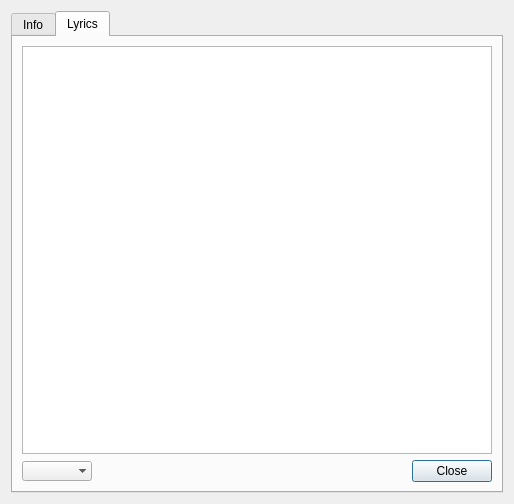
<?xml version="1.0" encoding="UTF-8"?>
<ui version="4.0">
 <class>InfoDialog</class>
 <widget class="QDialog" name="InfoDialog">
  <property name="geometry">
   <rect>
    <x>0</x>
    <y>0</y>
    <width>514</width>
    <height>504</height>
   </rect>
  </property>
  <property name="windowTitle">
   <string>Info / Edit</string>
  </property>
  <layout class="QGridLayout" name="gridLayout">
   <item row="0" column="0">
    <widget class="QTabWidget" name="tab_widget">
     <property name="minimumSize">
      <size>
       <width>0</width>
       <height>300</height>
      </size>
     </property>
     <property name="font">
      <font>
       <kerning>true</kerning>
      </font>
     </property>
     <property name="focusPolicy">
      <enum>Qt::NoFocus</enum>
     </property>
     <property name="tabPosition">
      <enum>QTabWidget::North</enum>
     </property>
     <property name="tabShape">
      <enum>QTabWidget::Rounded</enum>
     </property>
     <property name="currentIndex">
      <number>1</number>
     </property>
     <property name="elideMode">
      <enum>Qt::ElideNone</enum>
     </property>
     <property name="usesScrollButtons">
      <bool>false</bool>
     </property>
     <property name="documentMode">
      <bool>false</bool>
     </property>
     <property name="tabsClosable">
      <bool>false</bool>
     </property>
     <widget class="QWidget" name="tab_1">
      <attribute name="title">
       <string>Info</string>
      </attribute>
      <layout class="QGridLayout" name="gridLayout_2">
       <property name="horizontalSpacing">
        <number>20</number>
       </property>
       <item row="1" column="1" colspan="2">
        <widget class="QLabel" name="lab_info">
         <property name="sizePolicy">
          <sizepolicy hsizetype="Preferred" vsizetype="Preferred">
           <horstretch>0</horstretch>
           <verstretch>0</verstretch>
          </sizepolicy>
         </property>
         <property name="text">
          <string>Info</string>
         </property>
        </widget>
       </item>
       <item row="2" column="1" colspan="2">
        <widget class="QLabel" name="lab_playcount">
         <property name="sizePolicy">
          <sizepolicy hsizetype="Preferred" vsizetype="Preferred">
           <horstretch>0</horstretch>
           <verstretch>0</verstretch>
          </sizepolicy>
         </property>
         <property name="text">
          <string>LFM</string>
         </property>
        </widget>
       </item>
       <item row="3" column="1" colspan="2">
        <widget class="QLabel" name="lab_paths">
         <property name="sizePolicy">
          <sizepolicy hsizetype="Preferred" vsizetype="Preferred">
           <horstretch>0</horstretch>
           <verstretch>0</verstretch>
          </sizepolicy>
         </property>
         <property name="text">
          <string/>
         </property>
         <property name="wordWrap">
          <bool>true</bool>
         </property>
        </widget>
       </item>
       <item row="0" column="0" rowspan="5">
        <layout class="QVBoxLayout" name="verticalLayout">
         <item>
          <spacer name="verticalSpacer_2">
           <property name="orientation">
            <enum>Qt::Vertical</enum>
           </property>
           <property name="sizeHint" stdset="0">
            <size>
             <width>20</width>
             <height>40</height>
            </size>
           </property>
          </spacer>
         </item>
         <item>
          <widget class="QPushButton" name="btn_image">
           <property name="minimumSize">
            <size>
             <width>220</width>
             <height>220</height>
            </size>
           </property>
           <property name="maximumSize">
            <size>
             <width>220</width>
             <height>220</height>
            </size>
           </property>
           <property name="focusPolicy">
            <enum>Qt::NoFocus</enum>
           </property>
           <property name="text">
            <string/>
           </property>
           <property name="iconSize">
            <size>
             <width>220</width>
             <height>220</height>
            </size>
           </property>
           <property name="flat">
            <bool>true</bool>
           </property>
          </widget>
         </item>
         <item>
          <spacer name="verticalSpacer">
           <property name="orientation">
            <enum>Qt::Vertical</enum>
           </property>
           <property name="sizeHint" stdset="0">
            <size>
             <width>20</width>
             <height>40</height>
            </size>
           </property>
          </spacer>
         </item>
        </layout>
       </item>
       <item row="4" column="2">
        <widget class="QPushButton" name="btn_close1">
         <property name="focusPolicy">
          <enum>Qt::NoFocus</enum>
         </property>
         <property name="text">
          <string>Close</string>
         </property>
        </widget>
       </item>
       <item row="4" column="1">
        <spacer name="horizontalSpacer_2">
         <property name="orientation">
          <enum>Qt::Horizontal</enum>
         </property>
         <property name="sizeHint" stdset="0">
          <size>
           <width>40</width>
           <height>20</height>
          </size>
         </property>
        </spacer>
       </item>
       <item row="0" column="1" colspan="2">
        <widget class="QLabel" name="lab_heading">
         <property name="sizePolicy">
          <sizepolicy hsizetype="Preferred" vsizetype="Preferred">
           <horstretch>0</horstretch>
           <verstretch>0</verstretch>
          </sizepolicy>
         </property>
         <property name="font">
          <font>
           <pointsize>12</pointsize>
           <weight>75</weight>
           <bold>true</bold>
          </font>
         </property>
         <property name="text">
          <string>Title</string>
         </property>
        </widget>
       </item>
      </layout>
     </widget>
     <widget class="QWidget" name="tab_2">
      <attribute name="title">
       <string>Lyrics</string>
      </attribute>
      <layout class="QGridLayout" name="gridLayout_3">
       <item row="0" column="0" colspan="3">
        <widget class="QTextEdit" name="te_lyrics">
         <property name="sizePolicy">
          <sizepolicy hsizetype="Preferred" vsizetype="MinimumExpanding">
           <horstretch>0</horstretch>
           <verstretch>0</verstretch>
          </sizepolicy>
         </property>
         <property name="minimumSize">
          <size>
           <width>0</width>
           <height>0</height>
          </size>
         </property>
         <property name="sizeIncrement">
          <size>
           <width>0</width>
           <height>0</height>
          </size>
         </property>
         <property name="horizontalScrollBarPolicy">
          <enum>Qt::ScrollBarAlwaysOff</enum>
         </property>
        </widget>
       </item>
       <item row="2" column="2">
        <widget class="QPushButton" name="btn_close">
         <property name="text">
          <string>Close</string>
         </property>
        </widget>
       </item>
       <item row="2" column="1">
        <spacer name="horizontalSpacer">
         <property name="orientation">
          <enum>Qt::Horizontal</enum>
         </property>
         <property name="sizeHint" stdset="0">
          <size>
           <width>40</width>
           <height>20</height>
          </size>
         </property>
        </spacer>
       </item>
       <item row="2" column="0">
        <widget class="QComboBox" name="combo_servers">
         <property name="currentIndex">
          <number>-1</number>
         </property>
         <property name="minimumContentsLength">
          <number>0</number>
         </property>
         <property name="frame">
          <bool>false</bool>
         </property>
        </widget>
       </item>
      </layout>
     </widget>
    </widget>
   </item>
  </layout>
 </widget>
 <resources/>
 <connections>
  <connection>
   <sender>btn_close</sender>
   <signal>clicked()</signal>
   <receiver>InfoDialog</receiver>
   <slot>close()</slot>
   <hints>
    <hint type="sourcelabel">
     <x>90</x>
     <y>57</y>
    </hint>
    <hint type="destinationlabel">
     <x>327</x>
     <y>196</y>
    </hint>
   </hints>
  </connection>
  <connection>
   <sender>btn_close1</sender>
   <signal>clicked()</signal>
   <receiver>InfoDialog</receiver>
   <slot>close()</slot>
   <hints>
    <hint type="sourcelabel">
     <x>592</x>
     <y>360</y>
    </hint>
    <hint type="destinationlabel">
     <x>327</x>
     <y>196</y>
    </hint>
   </hints>
  </connection>
  <connection>
   <sender>btn_close</sender>
   <signal>clicked()</signal>
   <receiver>InfoDialog</receiver>
   <slot>hide()</slot>
   <hints>
    <hint type="sourcelabel">
     <x>90</x>
     <y>57</y>
    </hint>
    <hint type="destinationlabel">
     <x>327</x>
     <y>196</y>
    </hint>
   </hints>
  </connection>
  <connection>
   <sender>btn_close1</sender>
   <signal>clicked()</signal>
   <receiver>InfoDialog</receiver>
   <slot>hide()</slot>
   <hints>
    <hint type="sourcelabel">
     <x>592</x>
     <y>360</y>
    </hint>
    <hint type="destinationlabel">
     <x>327</x>
     <y>196</y>
    </hint>
   </hints>
  </connection>
 </connections>
</ui>
